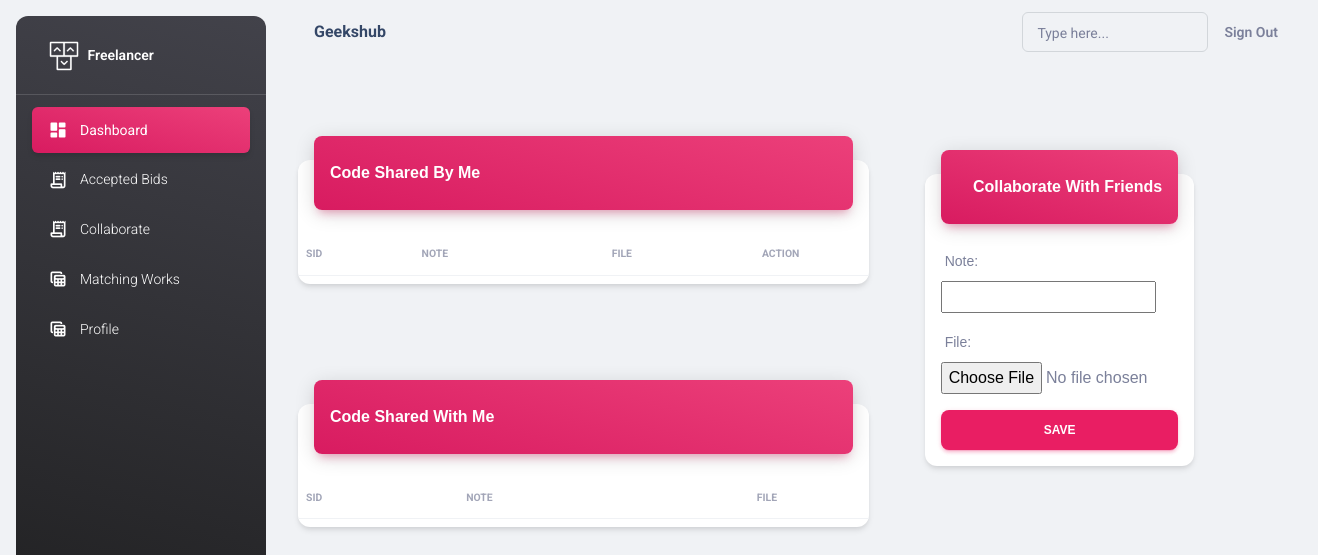
/collaborator/, run on an earlier commit of the app's database.
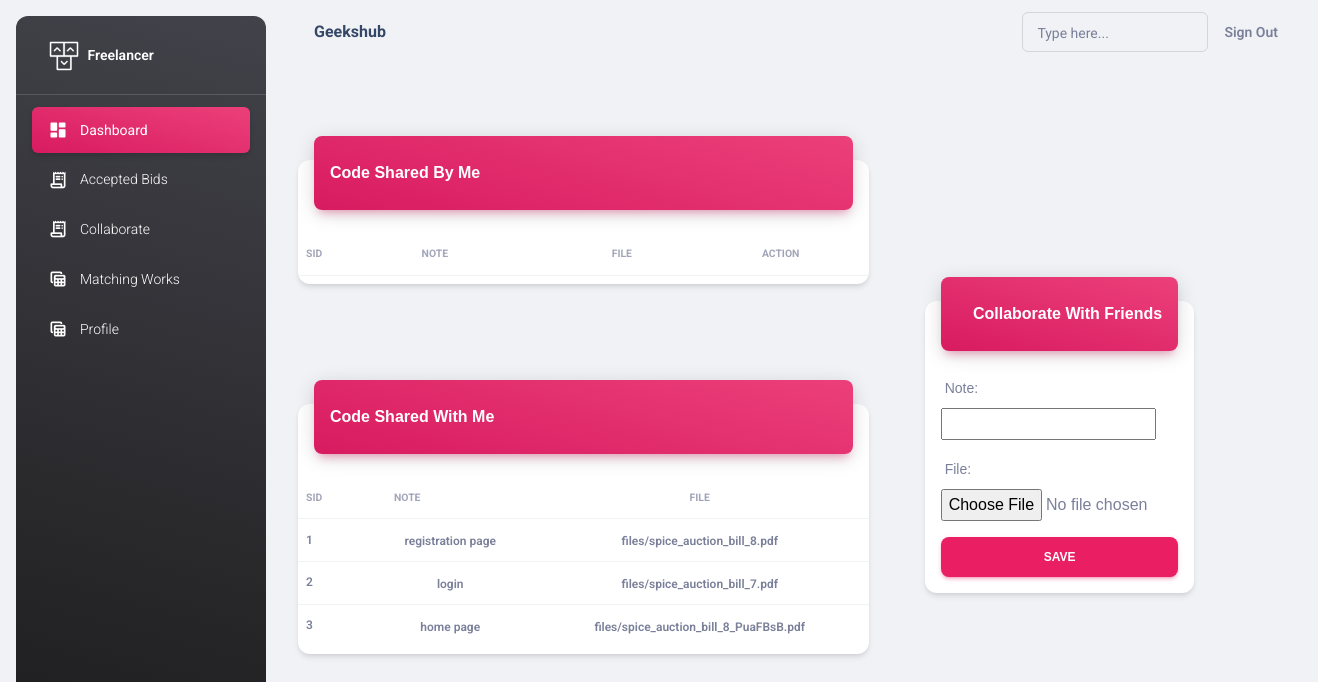
And on a later commit of the database.
### adminapp/models.py (models this page shows)
class Collaborate(models.Model):
    note = models.CharField(max_length=100,)
    file= models.FileField(upload_to="files",null=True)
    coder = models.ForeignKey(Coder, on_delete=models.CASCADE)

### coderapp/views.py (the view, shortened to what this page needs)
# urls.py: path("collaborator/",views.CollaboratorView.as_view(),name="collaborator"),
class CollaboratorView(FormView):
    template_name = "coderapp/collabarator.html"
    form_class = CollaboratorForm
    success_url = reverse_lazy("collaborator")
    def get_context_data(self, **kwargs):
        context = super().get_context_data(**kwargs)
        context["collaborators"] = Collaborate.objects.filter(coder=self.request.user.id)
        context["collaborator"] = Collaborate.objects.exclude(coder=self.request.user.id)
        return context

### coderapp/forms.py
class CollaboratorForm(forms.ModelForm):
   class Meta:
      model=Collaborate
      fields=["note","file"]

### coderapp/templates/coderapp/collabarator.html (shortened to what this page needs)
{%extends 'coderapp/base.html'%}
{%load static%}
{%block body_block%}
<div class="container-fluid py-4">
    <div class="row">
      <div class="col-7 mb-4 mt-5">
        <div class="card my-4">
          <div class="card-header p-0 position-relative mt-n4 mx-3 z-index-2">
            <div class="bg-gradient-primary shadow-primary border-radius-lg pt-4 pb-3">
              <h6 class="text-white text-capitalize ps-3">Code shared by me</h6>
            </div>
          </div>
          <div class="card-body px-0 pb-2 ">
            <div class="table-responsive p-0">
              <table class="table align-items-center mb-0">
                <thead>
                  <tr>
                    <th class="text-uppercase text-secondary text-xxs font-weight-bolder opacity-7 ps-2">Sid</th>
                    <th class="text-uppercase text-secondary text-xxs font-weight-bolder opacity-7 ">note</th>
                    <th class="text-center text-uppercase text-secondary text-xxs font-weight-bolder opacity-7">file</th>
                    <th class="text-center text-uppercase text-secondary text-xxs font-weight-bolder opacity-7">Action</th>
                  </tr>
                </thead>
              </table>
            </div>
          </div>
        </div>
      </div>
    </div>
    <div class="row">
        <div class="col-7 mb-4 mt-5">
          <div class="card my-4">
            <div class="card-header p-0 position-relative mt-n4 mx-3 z-index-2">
              <div class="bg-gradient-primary shadow-primary border-radius-lg pt-4 pb-3">
                <h6 class="text-white text-capitalize ps-3">Code shared with me</h6>
              </div>
            </div>
            <div class="card-body px-0 pb-2 ">
              <div class="table-responsive p-0">
                <table class="table align-items-center mb-0">
                  <thead>
                    <tr>
                      <th class="text-uppercase text-secondary text-xxs font-weight-bolder opacity-7 ps-2">Sid</th>
                      <th class="text-uppercase text-secondary text-xxs font-weight-bolder opacity-7 ">note</th>
                      <th class="text-center text-uppercase text-secondary text-xxs font-weight-bolder opacity-7">file</th>
                    </tr>
                  </thead>
                  <tbody>
                      {%for c in collaborator%}
                      <tr>
                        <td>
                            <p class="text-xs font-weight-bold mb-0">{{c.id}}</p>
                        </td>
                        <td class="align-middle text-center">
                            <span class="text-secondary text-xs font-weight-bold">{{c.note}}</span>
                        </td>
                        <td class="align-middle text-center">
                          <a href="{{ c.file.url }}" class="text-secondary text-xs font-weight-bold" download>{{ c.file.name }}</a>
                      </td>
                    </tr>
                      {%endfor%}
                  </tbody>
                </table>
              </div>
            </div>
          </div>
        </div>
      </div>
    <div class="type-box d-flex justify-content-end  ">
        <div class="col-5 position-relative">
            <div class="card">
                <div class="card-header p-0 position-relative mt-n4 mx-3 z-index-2">
                    <div class="bg-gradient-primary shadow-primary border-radius-lg pt-4 pb-3">
                        <h6 class="text-white text-capitalize ps-3 text-center">Collaborate With Friends</h6>
                </div>
                <form method="post" enctype="multipart/form-data" class="mt-4">
                    {{form.as_p}}
                    <div class="text-center">
                        <button type="submit" class="btn btn-primary form-control">SAVE</button>
                    </div>
                </div>
            </div>
        </div>
    </div>
  </div>
{%endblock%}

### coderapp/templates/coderapp/base.html (shortened to what this page needs)
<!DOCTYPE html>
<html lang="en">
<head>
  <link href="../../static/css/nucleo-icons.css" rel="stylesheet" />
  <link href="../../static/css/nucleo-svg.css" rel="stylesheet" />
  <link id="pagestyle" href="../../static/css/material-dashboard.css?v=3.0.0" rel="stylesheet" />
</head>
<body class="g-sidenav-show  bg-gray-200">
  <aside class="sidenav navbar navbar-vertical navbar-expand-xs border-0 border-radius-xl my-3 fixed-start ms-3   bg-gradient-dark" id="sidenav-main">
    <div class="sidenav-header">
      <a class="navbar-brand m-0" href=" https://demos.creative-tim.com/material-dashboard/pages/dashboard " target="_blank">
        <img src="../../static/img/logo-ct.png" class="navbar-brand-img h-100" alt="main_logo">
        <span class="ms-1 font-weight-bold text-white">Freelancer</span>
      </a>
    </div>
    <hr class="horizontal light mt-0 mb-2">
      <ul class="navbar-nav">
        <li class="nav-item">
          <a class="nav-link text-white active bg-gradient-primary" href="{%url 'index'%}">
            <div class="text-white text-center me-2 d-flex align-items-center justify-content-center">
              <i class="material-icons opacity-10">dashboard</i>
            </div>
            <span class="nav-link-text ms-1">Dashboard</span>
          </a>
        </li>
        <li class="nav-item">
          <a class="nav-link text-white " href="{%url 'bids-list'%}">
            <div class="text-white text-center me-2 d-flex align-items-center justify-content-center">
              <i class="material-icons opacity-10">receipt_long</i>
            </div>
            <span class="nav-link-text ms-1">Accepted Bids</span>
          </a>
        </li>
        <li class="nav-item">
          <a class="nav-link text-white " href="{%url 'collaborator'%}">
            <div class="text-white text-center me-2 d-flex align-items-center justify-content-center">
              <i class="material-icons opacity-10">receipt_long</i>
            </div>
            <span class="nav-link-text ms-1">Collaborate</span>
          </a>
        </li>
        <li class="nav-item">
          <a class="nav-link text-white " href="{%url 'projects-list'%}">
            <div class="text-white text-center me-2 d-flex align-items-center justify-content-center">
              <i class="material-icons opacity-10">table_view</i>
            </div>
            <span class="nav-link-text ms-1">Matching Works</span>
          </a>
        </li>
          <li class="nav-item">
            <a class="nav-link text-white " href="{%url 'profiles'%}">
              <div class="text-white text-center me-2 d-flex align-items-center justify-content-center">
                <i class="material-icons opacity-10">table_view</i>
              </div>
              <span class="nav-link-text ms-1">Profile</span>
            </a>
          </li>
      </ul>
  </aside>
  <main class="main-content position-relative max-height-vh-100 h-100 border-radius-lg ">
    <nav class="navbar navbar-main navbar-expand-lg px-0 mx-4 shadow-none border-radius-xl" id="navbarBlur" navbar-scroll="true">
      <div class="container-fluid py-1 px-3">
        <nav aria-label="breadcrumb">
          <h6 class="font-weight-bolder mb-0">Geekshub</h6>
        </nav>
        <div class="collapse navbar-collapse mt-sm-0 mt-2 me-md-0 me-sm-4" id="navbar">
          <div class="ms-md-auto pe-md-3 d-flex align-items-center">
            <div class="input-group input-group-outline">
              <label class="form-label">Type here...</label>
              <input type="text" class="form-control">
            </div>
          </div>
          <ul class="navbar-nav  justify-content-end">
            <li class="nav-item d-flex align-items-center">
              <a href="{%url 'codersignout'%}" class="nav-link text-body font-weight-bold px-0">
                <span class="d-sm-inline d-none">Sign Out</span>
              </a>
            </li>
          </ul>
        </div>
      </div>
    </nav>
    {%block body_block%}
    {%endblock%}
</body>
</html>

### coderapp/templates/coderapp/collabarator.html (style rules this page uses)
.card-header { position: relative; z-index: 1; font-family: Arial, sans-serif; text-transform: capitalize; }
.type-box { margin-top: -650px; padding: 25%; margin-left: auto; margin-right: -15%; }

What changed in the data, as far as the page shows it:
added Collaborate: id "1", note "registration page", file.name "files/spice_auction_bill_8.pdf"
added Collaborate: id "2", note "login", file.name "files/spice_auction_bill_7.pdf"
added Collaborate: id "3", note "home page", file.name "files/spice_auction_bill_8_PuaFBsB.pdf"
